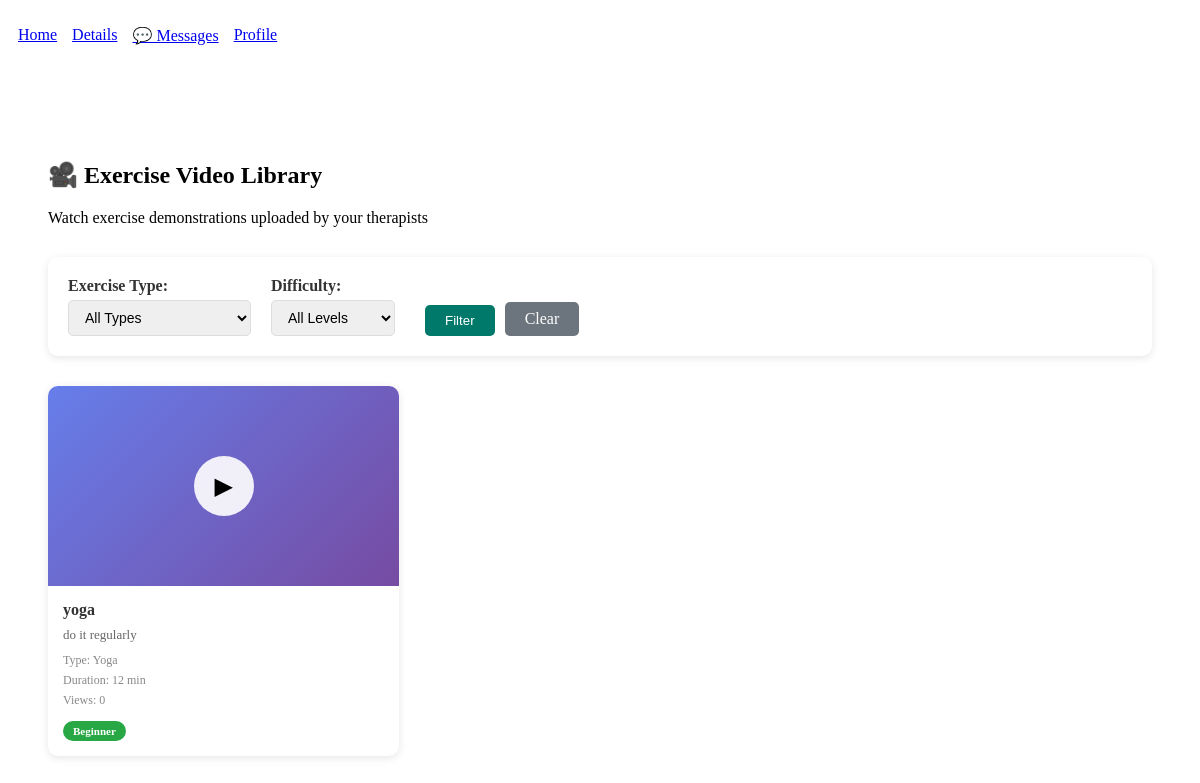
/videos/ (signed in), run on the app's committed database.
### core/models.py (models this page shows, shortened)
class ExerciseVideo(models.Model):
    EXERCISE_TYPE_CHOICES = [
        ('adaptive_sports', 'Adaptive Sports'),
        ('creative_arts', 'Creative Arts'),
        ('music_therapy', 'Music Therapy'),
        ('speech_therapy', 'Speech Therapy'),
        ('exercise', 'Exercise'),
        ('yoga', 'Yoga'),
        ('sensory_play', 'Sensory Play'),
        ('social_skills', 'Social Skills Training'),
        ('language_learning', 'Language Learning'),
        ('gardening', 'Gardening'),
        ('physiotherapy', 'Physiotherapy'),
        ('occupational_therapy', 'Occupational Therapy'),
    ]
    therapist = models.ForeignKey(
        settings.AUTH_USER_MODEL,
        on_delete=models.CASCADE,
        limit_choices_to={'role': 'therapist'},
        related_name='uploaded_videos'
    )
    title = models.CharField(max_length=200)
    description = models.TextField(blank=True, null=True)
    exercise_type = models.CharField(max_length=30, choices=EXERCISE_TYPE_CHOICES, default='exercise')
    video_file = models.FileField(upload_to='exercise_videos/', help_text="Upload video file (MP4, AVI, MOV, etc.)")
    thumbnail = models.ImageField(upload_to='video_thumbnails/', blank=True, null=True, help_text="Optional thumbnail image")
    duration_minutes = models.PositiveIntegerField(blank=True, null=True, help_text="Estimated duration in minutes")
    difficulty_level = models.CharField(
        max_length=20,
        choices=[
            ('beginner', 'Beginner'),
            ('intermediate', 'Intermediate'),
            ('advanced', 'Advanced'),
        ],
        default='beginner'
    )
    is_active = models.BooleanField(default=True, help_text="Uncheck to hide from patients")
    created_at = models.DateTimeField(auto_now_add=True)
    updated_at = models.DateTimeField(auto_now=True)
    views_count = models.PositiveIntegerField(default=0)
    class Meta:
        ordering = ['-created_at']
        verbose_name = 'Exercise Video'
        verbose_name_plural = 'Exercise Videos'

### core/views.py (the view)
# urls.py: path('videos/', views.view_exercise_videos, name='view_exercise_videos'),
@login_required
def view_exercise_videos(request):
    if request.user.role != 'patient':
        messages.error(request, "Access denied.")
        return redirect('login')
    exercise_type = request.GET.get('exercise_type', '')
    difficulty = request.GET.get('difficulty', '')
    videos = ExerciseVideo.objects.filter(is_active=True)
    if exercise_type:
        videos = videos.filter(exercise_type=exercise_type)
    if difficulty:
        videos = videos.filter(difficulty_level=difficulty)
    videos = videos.order_by('-created_at')
    exercise_types = ExerciseVideo.EXERCISE_TYPE_CHOICES
    difficulty_levels = [
        ('beginner', 'Beginner'),
        ('intermediate', 'Intermediate'),
        ('advanced', 'Advanced'),
    ]
    return render(request, 'core/view_videos.html', {
        'videos': videos,
        'exercise_types': exercise_types,
        'difficulty_levels': difficulty_levels,
        'selected_type': exercise_type,
        'selected_difficulty': difficulty,
    })

### core/templates/core/view_videos.html (shortened to what this page needs)
{% extends 'core/base.html' %}
{% block content %}
<div class="container">
    <div class="header-section">
        <h2>🎥 Exercise Video Library</h2>
        <p>Watch exercise demonstrations uploaded by your therapists</p>
    </div>
    <div class="filters">
        <form method="get" style="display: flex; align-items: flex-end; flex-wrap: wrap;">
            <div class="filter-group">
                <label for="exercise_type">Exercise Type:</label>
                <select name="exercise_type" id="exercise_type">
                    <option value="">All Types</option>
                </select>
            </div>
            <div class="filter-group">
                <label for="difficulty">Difficulty:</label>
                <select name="difficulty" id="difficulty">
                    <option value="">All Levels</option>
                </select>
            </div>
            <button type="submit" class="btn-filter">Filter</button>
            <a href="{% url 'view_exercise_videos' %}" style="margin-left: 10px; padding: 8px 20px; background: #6c757d; color: white; text-decoration: none; border-radius: 5px;">Clear</a>
        </form>
    </div>
    {% if videos %}
        <div class="video-grid">
            {% for video in videos %}
            <a href="{% url 'watch_video' video.id %}" class="video-card">
                <div class="video-thumbnail">
                    <div class="play-icon">▶</div>
                </div>
                <div class="video-info">
                    <div class="video-title">{{ video.title }}</div>
                    {% if video.description %}
                        <div class="video-description">{{ video.description }}</div>
                    {% endif %}
                    <div class="video-meta">Type: {{ video.get_exercise_type_display }}</div>
                    {% if video.duration_minutes %}
                        <div class="video-meta">Duration: {{ video.duration_minutes }} min</div>
                    {% endif %}
                    <div class="video-meta">Views: {{ video.views_count }}</div>
                    <span class="difficulty-badge difficulty-{{ video.difficulty_level }}">
                        {{ video.get_difficulty_level_display }}
                    </span>
                </div>
            </a>
            {% endfor %}
        </div>
    {% else %}
        <div style="text-align: center; padding: 50px; background: white; border-radius: 10px; box-shadow: 0 2px 8px rgba(0,0,0,0.1);">
            <p style="font-size: 18px; color: #666;">No videos available at the moment.</p>
            <p style="color: #999;">Check back later for new exercise demonstrations!</p>
        </div>
    {% endif %}
</div>
{% endblock %}

### core/templates/core/view_videos.html (style rules this page uses)
.container { max-width: 1200px; margin: 30px auto; padding: 20px; }
.header-section { margin-bottom: 30px; }
.filters { background: white; padding: 20px; border-radius: 10px; box-shadow: 0 2px 8px rgba(0,0,0,0.1); margin-bottom: 30px; }
.filter-group { display: inline-block; margin-right: 20px; }
.filter-group label { display: block; margin-bottom: 5px; font-weight: bold; color: #333; }
.filter-group select { padding: 8px 12px; border: 1px solid #ddd; border-radius: 5px; font-size: 14px; }
.btn-filter { background-color: #00796b; color: white; padding: 8px 20px; border: none; border-radius: 5px; cursor: pointer; margin-left: 10px; }
.video-grid { display: grid; grid-template-columns: repeat(auto-fill, minmax(280px, 1fr)); gap: 25px; }
.video-card { background: white; border-radius: 10px; box-shadow: 0 2px 8px rgba(0,0,0,0.1); overflow: hidden; transition: transform 0.2s; cursor: pointer; text-decoration: none; color: inherit; }
.video-thumbnail { width: 100%; height: 200px; background: linear-gradient(135deg, #667eea 0%, #764ba2 100%); display: flex; align-items: center; justify-content: center; font-size: 48px; position: relative; }
.play-icon { position: absolute; top: 50%; left: 50%; transform: translate(-50%, -50%); width: 60px; height: 60px; background: rgba(255,255,255,0.9); border-radius: 50%; display: flex; align-items: center; justify-content: center; font-size: 24px; }
.video-info { padding: 15px; }
.video-title { font-weight: bold; font-size: 16px; margin-bottom: 8px; color: #333; }
.video-description { font-size: 13px; color: #666; margin-bottom: 10px; display: -webkit-box; -webkit-line-clamp: 2; -webkit-box-orient: vertical; overflow: hidden; }
.video-meta { font-size: 12px; color: #888; margin-bottom: 5px; }
.difficulty-badge { display: inline-block; padding: 4px 10px; border-radius: 12px; font-size: 11px; font-weight: bold; margin-top: 8px; }
.difficulty-beginner { background-color: #28a745; color: white; }

### data on the page
ExerciseVideo: title "yoga", description "do it regularly", exercise_type "Yoga", duration_minutes "12", views_count "0", difficulty_level "Beginner"
